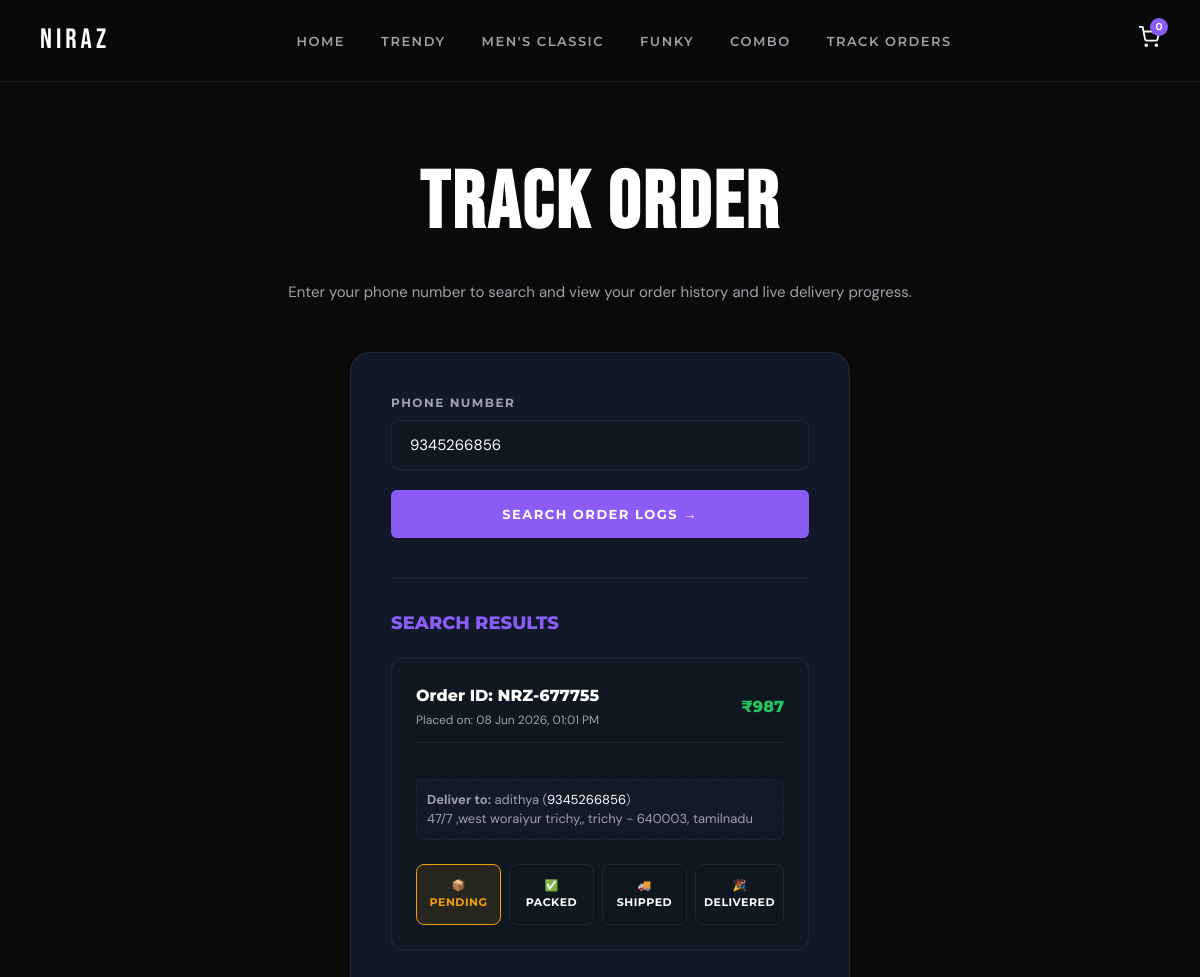
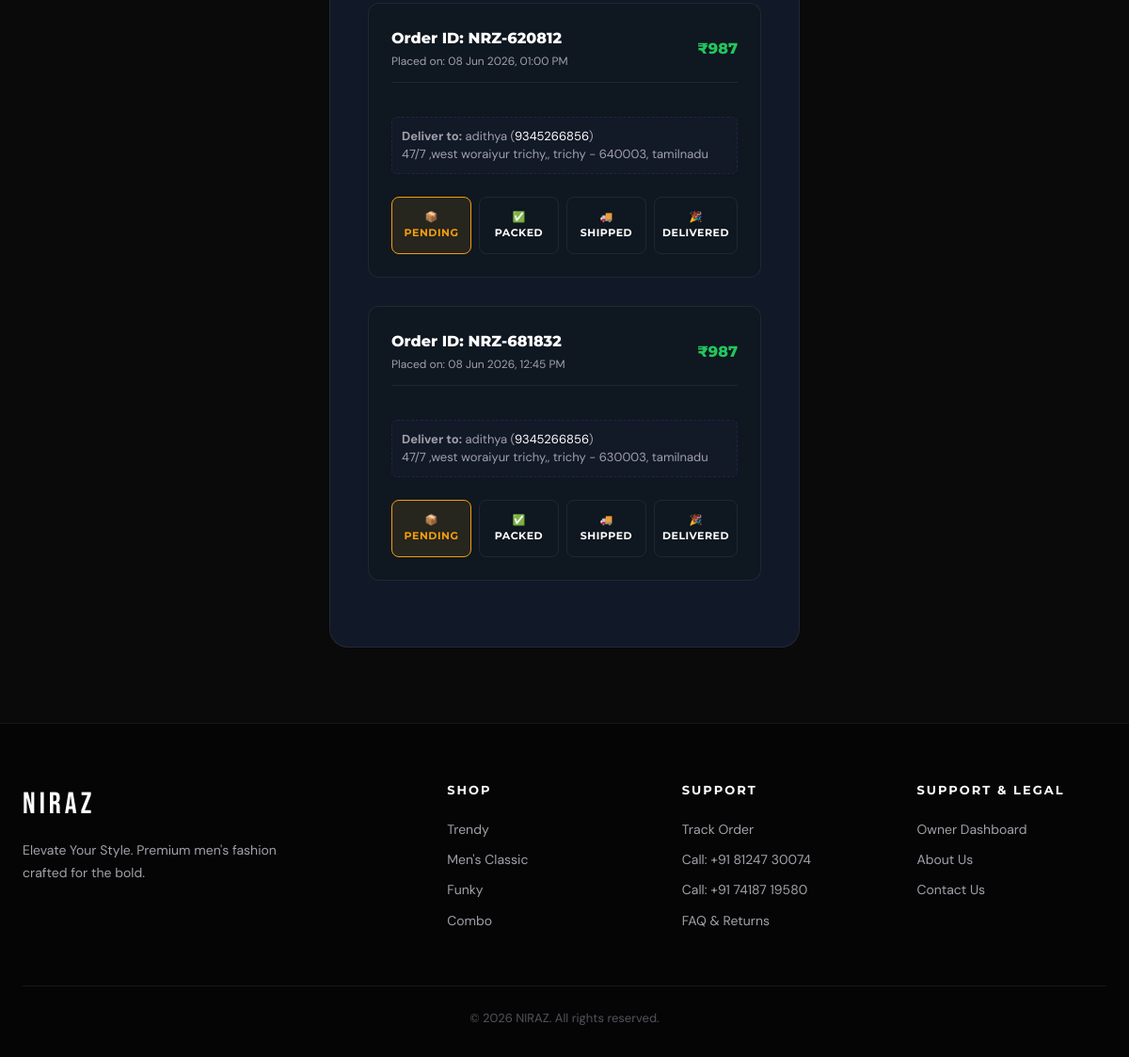
Page /orders/track/?phone=9345266856 on the committed database (2 pictures, top to bottom).
### orders/models.py (models this page shows, shortened)
class Order(models.Model):
    STATUS_PENDING = 'Pending'
    STATUS_PACKED = 'Packed'
    STATUS_SHIPPED = 'Shipped'
    STATUS_DELIVERED = 'Delivered'
    STATUS_CHOICES = [
        (STATUS_PENDING, 'Pending'),
        (STATUS_PACKED, 'Packed'),
        (STATUS_SHIPPED, 'Shipped'),
        (STATUS_DELIVERED, 'Delivered'),
    ]
    PAYMENT_PENDING = 'Pending'
    PAYMENT_COMPLETED = 'Completed'
    PAYMENT_FAILED = 'Failed'
    PAYMENT_CHOICES = [
        (PAYMENT_PENDING, 'Pending'),
        (PAYMENT_COMPLETED, 'Completed'),
        (PAYMENT_FAILED, 'Failed'),
    ]
    customer_name = models.CharField(max_length=150)
    phone_number = models.CharField(max_length=20)
    address = models.TextField()
    city = models.CharField(max_length=100, default='')
    pincode = models.CharField(max_length=10, default='')
    state = models.CharField(max_length=100, default='')
    subtotal = models.DecimalField(max_digits=10, decimal_places=2)
    discount = models.DecimalField(max_digits=10, decimal_places=2, default=0.00)
    total_amount = models.DecimalField(max_digits=10, decimal_places=2)
    payment_status = models.CharField(max_length=20, choices=PAYMENT_CHOICES, default=PAYMENT_PENDING)
    order_status = models.CharField(max_length=20, choices=STATUS_CHOICES, default=STATUS_PENDING)
    tracking_code = models.CharField(max_length=20, unique=True, blank=True)
    created_at = models.DateTimeField(auto_now_add=True)
    @property
    def total_amount_as_int(self):
        return int(self.total_amount)

### orders/views.py (the view)
# urls.py: path('track/', views.order_track, name='order_track'),
def order_track(request):
    phone_number = request.GET.get('phone')
    orders = None
    searched = False
    if phone_number:
        clean_phone = ''.join(c for c in phone_number if c.isdigit())
        orders = Order.objects.filter(phone_number__icontains=clean_phone).order_by('-created_at')
        searched = True
    return render(request, 'orders/track.html', {
        'orders': orders,
        'searched': searched,
        'phone': phone_number
    })

### cart/cart.py (called while the page is built)
    def __len__(self):
        return sum(item["quantity"] for item in self.cart.values())

### cart/context_processors.py (called while the page is built)
def cart(request):
    return {'cart': Cart(request)}

### templates/orders/track.html (shortened to what this page needs)
{% extends 'base.html' %}
{% load static %}
{% block content %}
<div class="track-page section" style="padding-top:140px;">
  <div class="container">
    <div style="text-align:center; margin-bottom:48px;">
      <h1 style="font-family:var(--font-display); font-size:clamp(48px,8vw,80px); letter-spacing:3px; margin-bottom:12px;">TRACK ORDER</h1>
      <p style="color:var(--gray); font-size:15px;">Enter your phone number to search and view your order history and live delivery progress.</p>
    </div>
    <div class="track-form-wrap">
      <div class="track-card">
        <form method="get" action="{% url 'orders:order_track' %}">
          <div class="form-group">
            <label class="form-label" for="trackPhone">Phone Number</label>
            <input class="form-input" type="tel" id="trackPhone" name="phone" value="{{ phone|default:'' }}" placeholder="+91 XXXXX XXXXX" required/>
          </div>
          <button type="submit" class="btn-primary" style="width:100%; justify-content:center; padding:16px;">
            Search Order Logs →
          </button>
        </form>
        {% if searched %}
          <div class="track-result" id="trackResultContainer" style="margin-top: 40px; border-top: 1px solid var(--border); padding-top: 30px;">
            <h3 style="font-family: var(--font-head); font-weight: 800; font-size: 18px; margin-bottom: 20px; text-transform: uppercase; color: var(--purple);">Search Results</h3>
            {% for order in orders %}
              <div class="track-order-card" style="margin-bottom: 30px;">
                <div style="display:flex; justify-content:space-between; align-items:center; border-bottom:1px solid var(--border); padding-bottom:12px; margin-bottom:16px;">
                  <div>
                    <span style="font-family:var(--font-head); font-weight:800; color:var(--white);">Order ID: {{ order.tracking_code }}</span>
                    <div style="font-size:12px; color:var(--gray); margin-top:2px;">Placed on: {{ order.created_at|date:"d M Y, h:i A" }}</div>
                  </div>
                  <div>
                    <span style="font-family:var(--font-head); font-weight:800; color:var(--green); font-size:16px;">₹{{ order.total_amount_as_int }}</span>
                  </div>
                </div>
                <div style="font-size: 13px; color: var(--gray); line-height: 1.5; margin-bottom: 20px; padding: 10px; background: rgba(139,92,246,0.03); border: 1px dashed rgba(139,92,246,0.15); border-radius: 6px;">
                  <strong>Deliver to:</strong> {{ order.customer_name }} (<span style="color:var(--white)">{{ order.phone_number }}</span>)<br/>
                  {{ order.address }}, {{ order.city }} - {{ order.pincode }}, {{ order.state }}
                </div>
                <div class="status-steps">
                  <div class="status-step {% if order.order_status == 'Pending' or order.order_status == 'Packed' or order.order_status == 'Shipped' or order.order_status == 'Delivered' %}pending{% endif %}">
                    📦 Pending
                  </div>
                  <div class="status-step {% if order.order_status == 'Packed' or order.order_status == 'Shipped' or order.order_status == 'Delivered' %}shipped{% endif %}">
                    ✅ Packed
                  </div>
                  <div class="status-step {% if order.order_status == 'Shipped' or order.order_status == 'Delivered' %}shipped{% endif %}">
                    🚚 Shipped
                  </div>
                  <div class="status-step {% if order.order_status == 'Delivered' %}delivered{% endif %}">
                    🎉 Delivered
                  </div>
                </div>
              </div>
            {% empty %}
              <div class="empty-state" style="padding: 20px 0;">
                <div class="empty-icon" style="font-size: 36px;">🔍</div>
                <h3>No orders found</h3>
                <p>We couldn't find any orders matching phone number "<strong>{{ phone }}</strong>". Double-check the number or try checkout on the cart page!</p>
              </div>
            {% endfor %}
          </div>
        {% endif %}
      </div>
    </div>
  </div>
</div>
{% endblock %}

### static/css/main.css (style rules this page uses)
:root { --bg: #0A0A0A; --card: #111827; --card2: #0f1720; --purple: #8B5CF6; --purple-dark: #6d3fd4; --purple-glow: rgba(139,92,246,0.25); --green: #22C55E; --white: #FFFFFF; --gray: #A1A1AA; --gray2: #52525B; --border: rgba(255,255,255,0.07); --font-display: 'Bebas Neue', cursive; --font-head: 'Montserrat', sans-serif; --font-body: 'DM Sans', sans-serif; --radius: 12px; --radius-lg: 20px; --transition: 0.3s cubic-bezier(0.4,0,0.2,1); }
*, *::before, *::after { box-sizing: border-box; margin: 0; padding: 0; }
html { scroll-behavior: smooth; }
body { background: var(--bg); color: var(--white); font-family: var(--font-body); line-height: 1.6; overflow-x: hidden; }
.container { max-width: 1200px; margin: 0 auto; padding: 0 24px; }
.section { padding: 80px 0; }
.btn-primary { display: inline-flex; align-items: center; gap: 8px; background: var(--purple); color: var(--white); font-family: var(--font-head); font-weight: 700; font-size: 13px; letter-spacing: 1.5px; text-transform: uppercase; padding: 14px 32px; border-radius: 6px; border: none; cursor: pointer; transition: var(--transition); position: relative; overflow: hidden; }
.btn-primary::before { content:''; position:absolute; inset:0; background: linear-gradient(135deg, transparent, rgba(255,255,255,0.1)); opacity:0; transition: var(--transition); }
.form-group { margin-bottom: 20px; }
.form-label { display: block; font-family: var(--font-head); font-size: 12px; font-weight: 700; letter-spacing: 1.5px; text-transform: uppercase; color: var(--gray); margin-bottom: 8px; }
.form-input { width: 100%; padding: 14px 18px; background: var(--card2); border: 1px solid var(--border); border-radius: 8px; color: var(--white); font-family: var(--font-body); font-size: 15px; transition: var(--transition); outline: none; }
.form-input::placeholder { color: var(--gray2); }
.track-page { min-height: 100vh; padding-top: 100px; }
.track-form-wrap { max-width: 500px; margin: 0 auto; }
.track-card { background: var(--card); border: 1px solid var(--border); border-radius: var(--radius-lg); padding: 40px; }
.track-result { margin-top: 32px; }
.track-order-card { background: var(--card2); border: 1px solid var(--border); border-radius: var(--radius); padding: 24px; margin-top: 20px; }
.status-steps { display: flex; gap: 8px; margin-top: 24px; }
.status-step { flex: 1; text-align: center; padding: 12px 8px; border-radius: 8px; font-family: var(--font-head); font-size: 11px; font-weight: 700; letter-spacing: 0.5px; text-transform: uppercase; border: 1px solid var(--border); }
.status-step.pending { border-color: #f59e0b; color: #f59e0b; background: rgba(245,158,11,0.1); }

### rows in the picture
Order: tracking_code "NRZ-677755", created_at "08 Jun 2026, 01:01 PM", total_amount_as_int "987", customer_name "adithya", phone_number "9345266856", address "47/7 ,west woraiyur trichy,", city "trichy", pincode "640003", state "tamilnadu"
Order: tracking_code "NRZ-620812", created_at "08 Jun 2026, 01:00 PM", total_amount_as_int "987", customer_name "adithya", phone_number "9345266856", address "47/7 ,west woraiyur trichy,", city "trichy", pincode "640003", state "tamilnadu"
Order: tracking_code "NRZ-681832", created_at "08 Jun 2026, 12:45 PM", total_amount_as_int "987", customer_name "adithya", phone_number "9345266856", address "47/7 ,west woraiyur trichy,", city "trichy", pincode "630003", state "tamilnadu"

### other values in the picture
{{ cart|length|default:"0" }} "0"
